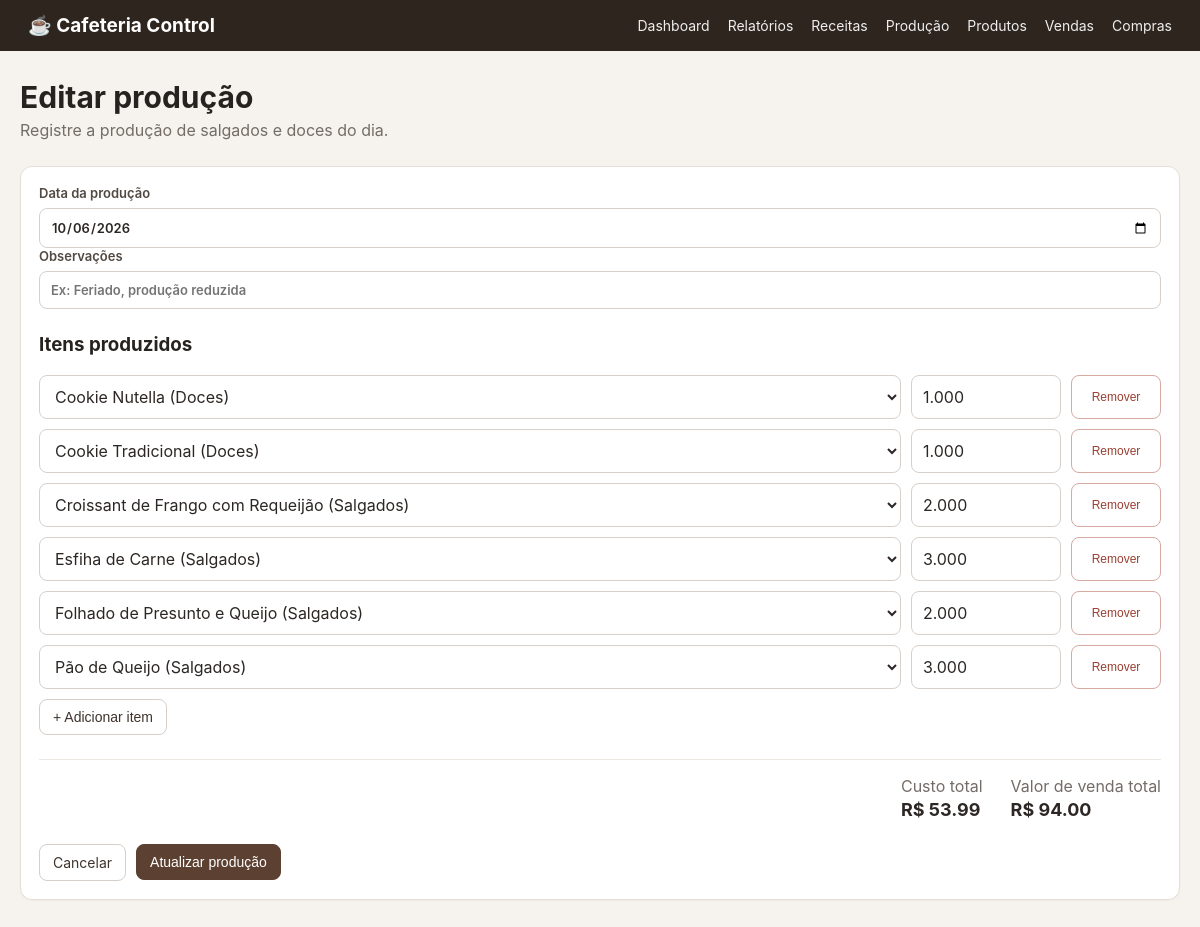
The app's page /producao/1/editar with its own data.
### app/models/production.py (models this page shows)
class Production(db.Model):
    __tablename__ = "productions"
    id = db.Column(db.Integer, primary_key=True)
    production_date = db.Column(db.Date, nullable=False, default=datetime.utcnow)
    status = db.Column(db.String(20), nullable=False, default="ABERTA")  # ABERTA, FINALIZADA
    notes = db.Column(db.String(255), nullable=True)
    created_at = db.Column(db.DateTime, nullable=False, default=datetime.utcnow)
    finalized_at = db.Column(db.DateTime, nullable=True)
    items = db.relationship("ProductionItem", back_populates="production", cascade="all, delete-orphan")

class ProductionItem(db.Model):
    __tablename__ = "production_items"
    id = db.Column(db.Integer, primary_key=True)
    production_id = db.Column(db.Integer, db.ForeignKey("productions.id"), nullable=False)
    product_id = db.Column(db.Integer, db.ForeignKey("products.id"), nullable=False)
    quantity_produced = db.Column(db.Numeric(10, 3), nullable=False)
    quantity_sold = db.Column(db.Numeric(10, 3), nullable=False, default=Decimal("0"))
    quantity_lost = db.Column(db.Numeric(10, 3), nullable=False, default=Decimal("0"))
    production = db.relationship("Production", back_populates="items")
    product = db.relationship("Product")

### app/models/product.py (models this page shows, shortened)
class Product(db.Model):
    __tablename__ = "products"
    id = db.Column(db.Integer, primary_key=True)
    category_id = db.Column(db.Integer, db.ForeignKey("categories.id"), nullable=False)
    name = db.Column(db.String(150), nullable=False, unique=True)
    cost = db.Column(db.Numeric(10, 2), nullable=False, default=Decimal("0.00"))
    sale_price = db.Column(db.Numeric(10, 2), nullable=False, default=Decimal("0.00"))
    stock_quantity = db.Column(db.Numeric(10, 3), nullable=False, default=Decimal("0"))
    min_stock = db.Column(db.Numeric(10, 3), nullable=False, default=Decimal("0"))
    active = db.Column(db.Boolean, nullable=False, default=True)
    created_at = db.Column(db.DateTime, nullable=False, default=datetime.utcnow)
    updated_at = db.Column(db.DateTime, nullable=False, default=datetime.utcnow, onupdate=datetime.utcnow)
    category = db.relationship("Category", back_populates="products")
    sale_items = db.relationship("SaleItem", back_populates="product")
    purchase_items = db.relationship("PurchaseItem", back_populates="product")
    stock_movements = db.relationship("StockMovement", back_populates="product")

### app/routes/production.py (the view, shortened to what this page needs)
@production_bp.route("/<int:production_id>/editar", methods=["GET", "POST"])
def edit(production_id):
    production = Production.query.get_or_404(production_id)
    if production.status == "FINALIZADA":
        flash("Não é possível editar uma produção finalizada.", "error")
        return redirect(url_for("production.detail", production_id=production_id))
    products = (
        Product.query.join(Category)
        .filter(Product.active.is_(True))
        .filter(Category.name != "Bebidas")
        .order_by(Product.name)
        .all()
    )
    return render_template("production/form.html", production=production, products=products)

### app/templates/production/form.html (shortened to what this page needs)
{% extends "base.html" %}
{% block content %}
<div class="page-header">
    <div>
        <h1>{% if production %}Editar produção{% else %}Nova produção{% endif %}</h1>
        <p>Registre a produção de salgados e doces do dia.</p>
    </div>
</div>
<form method="post" class="panel" id="production-form">
    <label>Data da produção<input name="production_date" type="date" id="production-date" value="{% if production %}{{ production.production_date.strftime('%Y-%m-%d') }}{% endif %}" required></label>
    <label>Observações<input name="notes" placeholder="Ex: Feriado, produção reduzida" value="{% if production %}{{ production.notes or '' }}{% endif %}"></label>
    <h3 style="margin-top: 24px;">Itens produzidos</h3>
    <div id="production-items">
        {% if production %}
            {% for item in production.items %}
            <div class="production-row">
                <select name="product_id[]" required>
                    {% for product in products %}
                    <option value="{{ product.id }}" {% if product.id == item.product_id %}selected{% endif %}>{{ product.name }} ({{ product.category.name }})</option>
                    {% endfor %}
                </select>
                <input name="quantity[]" type="number" min="1" step="1" placeholder="Quantidade" value="{{ item.quantity_produced }}" required>
                <button class="btn small danger-outline remove-row" type="button">Remover</button>
            </div>
            {% endfor %}
        {% endif %}
    </div>
    <div class="form-actions">
        <button class="btn" type="button" id="add-production-row">+ Adicionar item</button>
    </div>
    <div class="totals" style="margin-top: 24px; padding-top: 16px; border-top: 1px solid #eee8e3;">
        <span>Custo total <strong id="total-cost">R$ 0,00</strong></span>
        <span>Valor de venda total <strong id="total-sale">R$ 0,00</strong></span>
    </div>
    <div class="form-actions" style="margin-top: 24px;">
        <a class="btn" href="{% if production %}{{ url_for('production.detail', production_id=production.id) }}{% else %}{{ url_for('production.index') }}{% endif %}">Cancelar</a>
        <button class="btn primary" type="submit">{% if production %}Atualizar produção{% else %}Criar produção{% endif %}</button>
    </div>
</form>
{% endblock %}

### app/static/css/style.css (style rules this page uses)
:root { font-family: -apple-system, BlinkMacSystemFont, "Segoe UI", sans-serif; color: #26221f; background: #f6f3ef; }
* { box-sizing: border-box; }
body { margin: 0; }
a { color: #5c4031; text-decoration: none; }
.page-header { display:flex; justify-content:space-between; align-items:flex-start; gap:20px; margin-bottom:26px; }
h1 { margin:0 0 5px; font-size:30px; }
p { margin:0; color:#746c66; }
.actions, .form-actions { display:flex; gap:10px; align-items:center; flex-wrap:wrap; }
.btn { display:inline-flex; align-items:center; justify-content:center; border:1px solid #d7cec7; background:#fff; color:#3f342d; border-radius:8px; padding:9px 13px; font-size:14px; cursor:pointer; }
.btn.primary { background:#5c4031; border-color:#5c4031; color:#fff; }
.btn.small { padding:6px 9px; font-size:12px; }
.danger-outline { border-color:#d6aaa2; color:#9a3f32; }
.panel { background:#fff; border:1px solid #e6dfd9; border-radius:12px; padding:18px; margin-bottom:16px; box-shadow:0 1px 2px rgba(0,0,0,.03); }
label { display:grid; gap:7px; font-size:13px; font-weight:600; color:#514942; }
input, select { width:100%; border:1px solid #d8d0ca; border-radius:8px; padding:10px 11px; background:#fff; color:#2c2724; font:inherit; }
.production-row { display:grid; grid-template-columns:1fr 150px 90px; gap:10px; margin-bottom:10px; }
.totals { display:flex; justify-content:flex-end; gap:28px; flex-wrap:wrap; margin-top:18px; padding-top:15px; border-top:1px solid #eee8e3; }
.totals span { display:grid; gap:3px; color:#746c66; }
.totals strong { color:#2c2724; font-size:18px; }

### records on screen
Production: production_date "10/06/2026"
ProductionItem: product.name "Cookie Nutella (Doces)", quantity_produced "1.000"
ProductionItem: product.name "Cookie Tradicional (Doces)", quantity_produced "1.000"
ProductionItem: product.name "Croissant de Frango com Requeijão (Salgados)", quantity_produced "2.000"
ProductionItem: product.name "Esfiha de Carne (Salgados)", quantity_produced "3.000"
ProductionItem: product.name "Folhado de Presunto e Queijo (Salgados)", quantity_produced "2.000"
ProductionItem: product.name "Pão de Queijo (Salgados)", quantity_produced "3.000"
